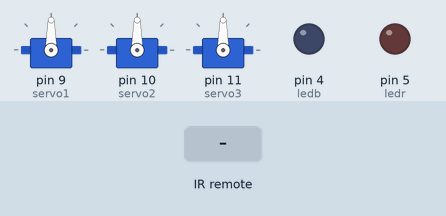
The sketch below on a simulated Arduino Uno, built with avr-gcc and run on an emulated ATmega328P. Shown: 3 × servo, output pins drawn as LEDs (lit = HIGH). The inputs (shaded band) are chosen by the test bench.

Above: at 1.2 s.
1.3 s: infrared code 0x6182021B received
At 1.42 s:
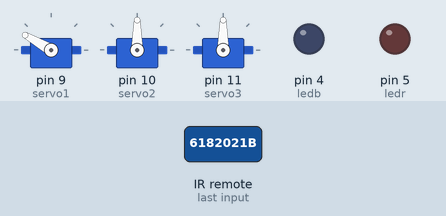
4.3 s: infrared code 0x9716BE3F received
7.3 s: infrared code 0x3D9AE3F7 received
At 8.0 s:
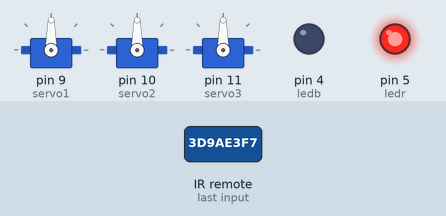
8.8 s: infrared code 0x8C22657B received
At 23.0 s:
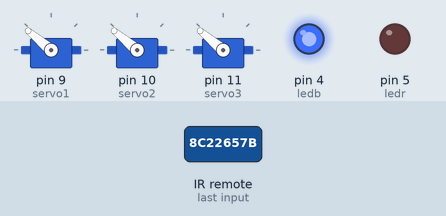
Timing chart, 0 to 24.0 s (numbered marks = the images above; inputs shaded):
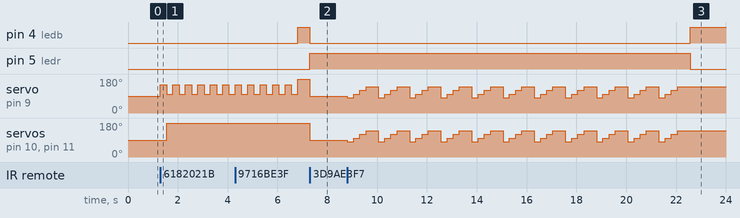

The sketch:

Bot2.ino
```cpp
#include<Servo.h>
#include <IRremote.h>
Servo servo1;
Servo servo2;
Servo servo3;
int ledb = 4;
int ledr = 5;
unsigned long previousMillis = 0;
const long interval = 250;
int ledState = LOW;
//Define hex numbers
#define B1 0x9716BE3F
#define B2 0x3D9AE3F7
#define B3 0x6182021B
#define B4 0x8C22657B
#define B5 0x488F3CBB

const int ir = 13;
IRrecv irrecv(ir);
decode_results results;
uint32_t Previous;

void setup() {
  // put your setup code here, to run once:

  servo1.attach(9);
  servo2.attach(10);
  servo3.attach(11);
  pinMode(ledb, OUTPUT);
  pinMode(ledr, OUTPUT);
  servo1.write(90);
  servo2.write(90);
  servo3.write(90);
  irrecv.enableIRIn();
}

void loop() {
  // put your main code here, to run repeatedly:
  //digitalWrite(ledb, HIGH);
  //delay(250);
  //digitalWrite(ledb, LOW);
  //delay(250);
  //digitalWrite(ledr, HIGH);
  //delay(250);
  //digitalWrite(ledr, LOW);
  //delay(250);
  //servo1.write(120);
  //servo2.write(50);
  //servo3.write(40);
  //digitalWrite(ledb, HIGH);
  //delay(250);
  //digitalWrite(ledb, LOW);
  //delay(250);
  //digitalWrite(ledr, HIGH);
  //delay(250);
  //digitalWrite(ledr, LOW);
  //delay(250);
  //servo1.write(90);
  //servo2.write(90);
  //servo3.write(90);
  //digitalWrite(ledb, HIGH);
  //delay(250);
  //digitalWrite(ledb, LOW);
  //delay(250);
  //digitalWrite(ledr, HIGH);
  //delay(250);
  //digitalWrite(ledr,LOW);
  //servo1.write(50);
  //servo2.write(120);
  //servo3.write(120);
  if(irrecv.decode(&results))
  {Serial.println(results.value,HEX);
  irrecv.resume();
  if(results.value == 0xFFFFFFFF)
    {
      results.value=Previous;
    }
    if(results.value == B1)
    {
      servo1.write(180);
      servo2.write(180);
      servo3.write(180);
    }
    if(results.value == B2)
    {
      servo1.write(90);
      servo2.write(90);
      servo3.write(90);
    }
    if(results.value == B3)
    {
      for(int i = 0; i <= 10; i++)
      {
          servo1.write(150);
          delay(250);
          servo2.write(180);
          servo3.write(180);
          servo1.write(100);
          delay(250);
      }
    }
    if(results.value == B4)
     {
      for(int i = 0; i <= 10; i++)
      {
        servo1.write(80);
        servo2.write(80);
        servo3.write(80);
        delay(250);
        servo1.write(100);
        servo2.write(100);
        servo3.write(100);
        delay(250);
        servo1.write(120);
        servo2.write(120);
        servo3.write(120);
        delay(250);
        servo1.write(140);
        servo2.write(140);
        servo3.write(140);
        delay(500);
      }
     }
     if(results.value == B5)
     {
       for(int i = 0; i <= 10; i++)
      {
          servo1.write(90);
          servo2.write(90);
          servo3.write(90);
          delay(250);
          servo1.write(50);
          servo2.write(90);
          servo3.write(90);
          delay(250);
          servo1.write(110);
          servo2.write(90);
          servo3.write(90);
          delay(700);
      }
     }

  unsigned long currentMillis = millis();

  if (currentMillis - previousMillis >= interval) {
    // save the last time you blinked the LED
    previousMillis = currentMillis;

    // if the LED is off turn it on and vice-versa:
    if (ledState == LOW) {
      ledState = HIGH;
    } else {
      ledState = LOW;
    }

    // set the LED with the ledState of the variable:
    digitalWrite(ledb, ledState);
    digitalWrite(ledr, !ledState);
  }
 }
}
```

Measured:
- after the input at 1.3 s, servo on pin 9 (servo1): alternates 150° for 0.25 s and 100° for 0.25 s, starting at once; servo on pin 10 (servo2), servo on pin 11 (servo3): 90° → 180° after 0.25 s
- after the input at 7.3 s, pin 4 (ledb): HIGH → LOW at once; pin 5 (ledr): LOW → HIGH at once; servo on pin 9 (servo1), servo on pin 10 (servo2), servo on pin 11 (servo3): 180° → 90° at once
- after the input at 8.8 s, pin 4 (ledb): LOW → HIGH after 13.8 s; pin 5 (ledr): HIGH → LOW after 13.8 s; servo on pin 9 (servo1), servo on pin 10 (servo2), servo on pin 11 (servo3): 90° → 80° at once, then repeats every 1.3 s: 100° 0.25 s, 120° 0.25 s, 140° 0.50 s, 80° 0.25 s, until it stays 140° from 22.1 s
